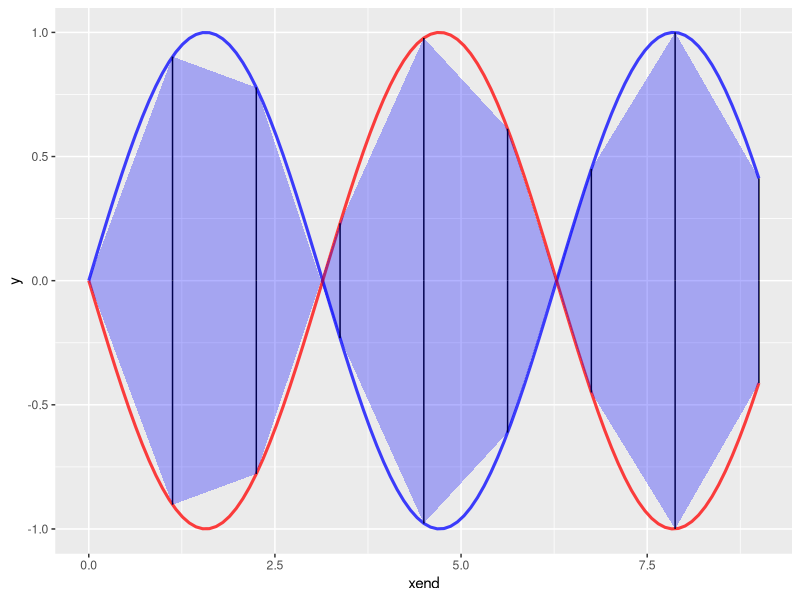

This chart was generated by the following R code:
install.packages("ggplot2")
library("ggplot2")
fsin <- function(x) {
  return(sin(x))
}
fcos <- function(x) {
  return(cos(x+pi/2))
}
x=seq(0 , 9, 0.1)
ysen=c()
for(i in 1:length(x)){
  ysen[i]=sin(x[i])
}

seg <- seq.int(0, 9, length.out = 9)
segcos <- seq.int(0, 9, length.out = 9)

fx <- vector(length = length(seg))
fxcos <- vector(length = length(segcos))

for (i in 1:length(seg)) {
  fx[i] <- fsin(seg[i])
}
for (i in 1:length(segcos)) {
  fxcos[i] <- fcos(segcos[i])
}

df <- data.frame(xend = seg, 
                 y = rep(0, 9), 
                 yend = fx, 
                 yend1 = c(fx[2:9], fx[9]), 
                 xend1 = c(seg[2:9], seg[9]),
                 xendcos = segcos, 
                 ycos = rep(0, 9), 
                 yendcos = fxcos, 
                 yend1cos = c(fxcos[2:9], fxcos[9]), 
                 xend1cos = c(segcos[2:9], segcos[9]))

ggplot(data = df) + 
  stat_function(fun = fsin, size = 1.05, alpha = 0.75, color='blue') + 
  stat_function(fun = fcos, size = 1.05, alpha = 0.75, color='red') + 
  geom_segment(aes(x=xend, y=y, xend=xend, yend=yend)) + 
  geom_ribbon(aes(x=xend, ymin=y, ymax=yend), fill = 'blue', alpha = 0.3) +
  
  geom_segment(aes(x=xendcos, y=ycos, xend=xendcos, yend=yendcos)) + 
  geom_ribbon(aes(x=xendcos, ymin=ycos, ymax=yendcos), fill = 'blue', alpha = 0.3) +
  xlim(c(0, 9))
n=10
aux=91/n
y1=c()
aux1=0
sum=0
for(i in 1:n){
  if(i==n){
    y1[i]=abs(ysen[i*aux]+0)
  }else{
    y1[i]=abs(ysen[i*aux]+ysen[(i+1)*aux])
  }
  aux1=((y1[i]/2)*aux)*0.07
  print(aux1)
  sum=(sum+aux1)
}
print(sum)